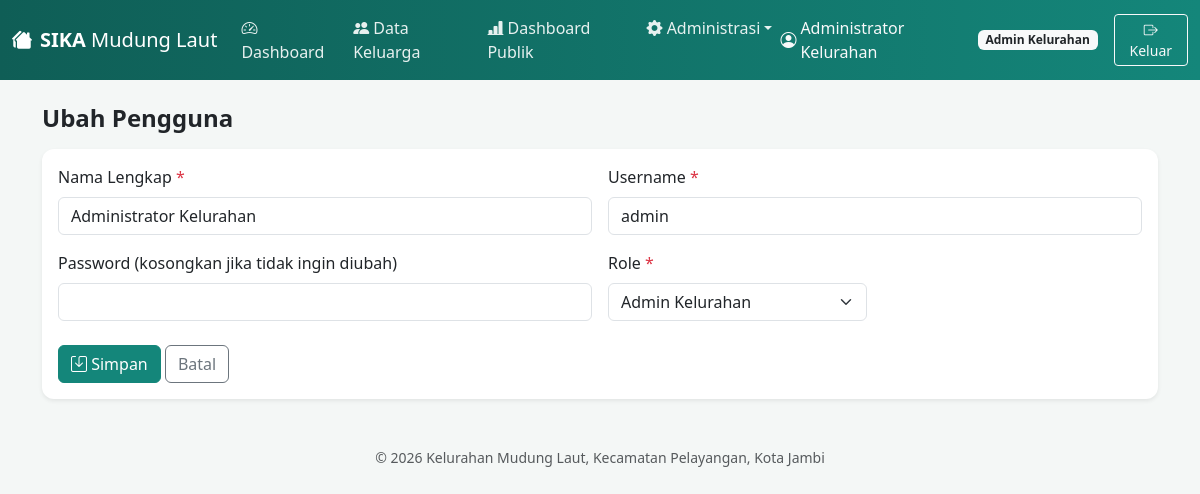
The app's page /admin_users_form.php?id=1 (signed in) with its own data.
### tables this page shows
CREATE TABLE users (
  id INT AUTO_INCREMENT PRIMARY KEY,
  nama VARCHAR(100) NOT NULL,
  username VARCHAR(50) UNIQUE NOT NULL,
  password VARCHAR(255) NOT NULL,
  role ENUM('admin_kelurahan','operator_kelurahan','ketua_rt') NOT NULL,
  rt_id INT NULL,
  status ENUM('aktif','nonaktif') DEFAULT 'aktif',
  remember_token_hash VARCHAR(255) NULL,      
  remember_token_expires DATETIME NULL,
  created_at TIMESTAMP DEFAULT CURRENT_TIMESTAMP,
  FOREIGN KEY (rt_id) REFERENCES rt(id) ON DELETE SET NULL
);

### public/admin_users_form.php (the view, shortened to what this page needs)
<?php
require_once __DIR__ . '/../includes/config.php';
$id = $_GET['id'] ?? $_POST['id'] ?? null;
$user = ['nama'=>'','username'=>'','role'=>'ketua_rt','rt_id'=>'','status'=>'aktif'];
if ($id) {
    $stmt = $pdo->prepare("SELECT * FROM users WHERE id = ?");
    $stmt->execute([$id]);
    $user = $stmt->fetch() ?: $user;
}
require __DIR__ . '/../includes/partials_header.php';
?>
<h4 class="fw-semibold mb-3"><?= $id ? 'Ubah' : 'Tambah' ?> Pengguna</h4>
<div class="card border-0 shadow-sm">
<div class="card-body">
<form method="post">
<div class="row g-3">
  <div class="col-md-6"><label class="form-label">Nama Lengkap<?= requiredMark() ?></label><input type="text" name="nama" class="form-control" value="<?= e($user['nama']) ?>" required></div>
  <div class="col-md-6"><label class="form-label">Username<?= requiredMark() ?></label><input type="text" name="username" class="form-control" value="<?= e($user['username']) ?>" required></div>
  <div class="col-md-6">
    <label class="form-label">Password <?= $id ? '(kosongkan jika tidak ingin diubah)' : requiredMark() ?></label>
    <input type="password" name="password" class="form-control" <?= $id ? '' : 'required' ?>>
  </div>
  <div class="col-md-3">
    <label class="form-label">Role<?= requiredMark() ?></label>
    <select name="role" id="roleSelect" class="form-select" required onchange="document.getElementById('rtWrap').style.display = this.value==='ketua_rt' ? 'block' : 'none'">
      <option value="admin_kelurahan" <?= $user['role']=='admin_kelurahan'?'selected':'' ?>>Admin Kelurahan</option>
    </select>
  </div>
</div>
<div class="mt-4">
  <button class="btn btn-teal"><i class="bi bi-save"></i> Simpan</button>
  <a href="admin_users.php" class="btn btn-outline-secondary">Batal</a>
</div>
</form>
</div>
</div>
<?php require __DIR__ . '/../includes/partials_footer.php'; ?>

### includes/partials_header.php (shortened to what this page needs)
<!DOCTYPE html>
<html lang="id">
<head>
<link href="https://cdn.jsdelivr.net/npm/bootstrap@5.3.3/dist/css/bootstrap.min.css" rel="stylesheet">
<link href="https://cdn.jsdelivr.net/npm/bootstrap-icons@1.11.3/font/bootstrap-icons.css" rel="stylesheet">
<link href="assets/style.css" rel="stylesheet">
</head>
<body>
<?php if (isLoggedIn()): $u = currentUser(); ?>
<nav class="navbar navbar-expand-lg navbar-dark app-navbar">
  <div class="container-fluid">
    <a class="navbar-brand fw-semibold" href="dashboard.php" title="Sistem Informasi Keluarga"><i class="bi bi-houses-fill me-2"></i>SIKA <span class="fw-light">Mudung Laut</span></a>
    <div class="collapse navbar-collapse" id="navMain">
      <ul class="navbar-nav me-auto mb-2 mb-lg-0">
        <li class="nav-item"><a class="nav-link" href="dashboard.php"><i class="bi bi-speedometer2"></i> Dashboard</a></li>
        <li class="nav-item"><a class="nav-link" href="keluarga_list.php"><i class="bi bi-people-fill"></i> Data Keluarga</a></li>
        <li class="nav-item"><a class="nav-link" href="public_dashboard.php" target="_blank"><i class="bi bi-bar-chart-line-fill"></i> Dashboard Publik</a></li>
        <?php if (hasRole(['admin_kelurahan'])): ?>
        <li class="nav-item dropdown">
          <a class="nav-link dropdown-toggle" href="#" role="button" data-bs-toggle="dropdown"><i class="bi bi-gear-fill"></i> Administrasi</a>
        </li>
        <?php endif; ?>
      </ul>
      <ul class="navbar-nav align-items-lg-center">
        <li class="nav-item d-flex align-items-center text-light me-lg-3 mb-2 mb-lg-0">
          <i class="bi bi-person-circle me-1"></i> <?= e($u['nama']) ?>
          <span class="badge bg-light text-dark ms-2"><?= e(roleLabel($u['role'])) ?></span>
        </li>
        <li class="nav-item"><a class="btn btn-outline-light btn-sm" href="logout.php"><i class="bi bi-box-arrow-right"></i> Keluar</a></li>
      </ul>
    </div>
  </div>
</nav>
<?php endif; ?>
<main class="container py-4">

### public/assets/style.css (style rules this page uses)
:root { --teal-dark: #0f5e56; --teal: #14867a; --teal-light: #e8f5f3; }
body { background-color: #f4f7f6; font-family: 'Segoe UI', system-ui, sans-serif; }
.app-navbar { background: linear-gradient(90deg, var(--teal-dark), var(--teal)); }
.btn-teal { background-color: var(--teal); border-color: var(--teal); color: #fff; }
.card { border-radius: 12px; }
.navbar-nav .nav-link { color: rgba(255,255,255,.9) !important; }
a { color: var(--teal-dark); }

### records on screen
users: nama "Administrator Kelurahan", role "Admin Kelurahan", username "admin"
